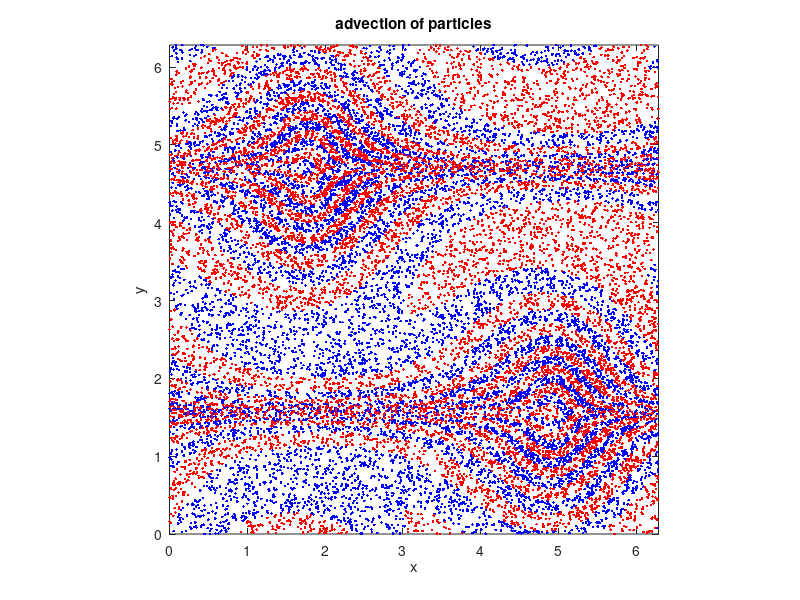

Reproduce this figure in MATLAB.
%{
# Advecting tracer particles

This code is just an example on how to have a velocity field moving along particles. A trouble with stability is that it is hard to realize when you get an eigenvalue, that this is a real flow with all its complexity and beauty. There are many modelisation steps to back-engineer. This is why I give a few examples of showing the actual velocity field of the eigenvectors, and it helps very much to let it advect particles, because we usually view the flow by the motion of particles instead of velocity vectors.
%}

clear all; clf; format compact

% parameters
n=50;       % gridpoints for the velocity field
np=20000;   % numer of tracer particles
Lx=2*pi;    % Domain size in x
Ly=2*pi;    % Domain size in y
dt=0.1;     % Time step
tmax=30;   % final time

% build the grid for the velocity field
x=linspace(0,Lx,n);
y=linspace(0,Ly,n);
[X,Y]=meshgrid(x,y);

%{
# The particles

We set many particles, located by their $x$ and $y$ coordinate. We chose this randomly. In addition to that, we will give a different color to the particles depending on wether they are on the right or on the left initially to help the eye see what happens and the global motion. For this selection, I use a logical array *selp*, which is true (value 1) if the particle is on the right and false (value 0) if it is on the left. We give the color blue to the "true" particles and the color red to the "false" ones. below in the plotting command.
%}

% Random initial positions of the particles
px=rand(np,1)*Lx;
py=rand(np,1)*Ly;

% to select the particles
selp=px>Lx/2;

% time loop
tvec=0:dt:tmax;
for ind=1:length(tvec);

%{
# The velocity field

We build an artificial velocity field based on the streamfunction
$$
\phi=\cos(x)\cos(y)
$$
so that we have 
$$
u=-\phi_y=\cos(x)\sin(y)
$$ 
and 
$$v=\phi_x=-\sin(x)\cos(y)$$
and to let it be a little more interesting, we have the velocity field change in time instead as
$$
\phi=\cos(x-t)\cos(y)
$$
This velocity field is now defined on the cartesian grid that we have built before the loop using the very usefull function *meshgrid*; we now need to interpolate the field on this grid to know what is the velocity vector at the position of each particle. We do this using *interp2* using the default linear interpolation scheme.
%}

    % the velocity field
    u=cos(X-tvec(ind)).*sin(Y);
    v=-sin(X-tvec(ind)).*cos(Y);

    % interpolate the velocity field
    vx=interp2(X,Y,u,px,py,'linear');
    vy=interp2(X,Y,v,px,py,'linear');

%{
# Periodicity

To make things simple, we have a periodic box and a periodic velocity field and the particles may cross the boundaries of the box, so we need to find a way to insert them back on the other side of the box when they are advected out. This is made simply by using the function *mod* for the output of the very simple explicit advection scheme where the particle is advanced using the actual velocity for the time step *dt*

>px=px+dt*vx;

%}
    % march one step
    px=mod(px+dt*vx,Lx);
    py=mod(py+dt*vy,Ly);

    % plotting
    plot(px(selp),py(selp),'b.',px(~selp),py(~selp),'r.')
    axis equal; axis([0,Lx,0,Ly]);
    xlabel('x'); ylabel('y'); title('advection of particles');
    drawnow
    %print('-dpng','-r100',['frames/particles_' num2str(ind) '.png'])
end


%{
![the last time of the simulation](particles.png)

The code when it runs displays the figure synchronously so you see the animation, but  please click on animation to see it saved for you: [particles.mov](http://www.lmm.jussieu.fr/~hoepffner/enseignement/particles.mov)

# Exercices/Contributions

* Please put more than two colors
* Please use another velocity field
* Please build a velocity field using point vortices of a perfect fluid that advect each other in time and advect the particles using this instationnary field. You can as well have sources and sink, but then it will be nice to introduce new particles in the sources to avoid area without particles arround them.


%}